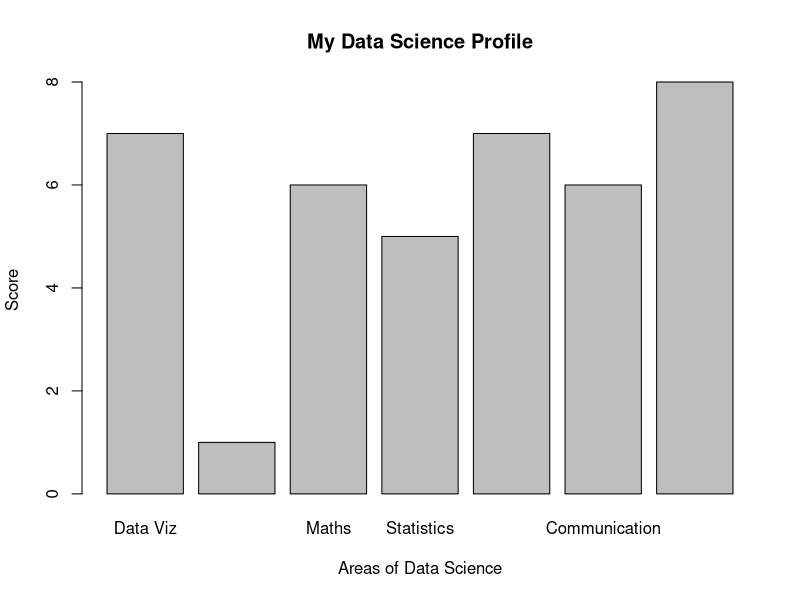

Generate this figure with R:
## ---- chunk 1
knitr::opts_chunk$set(echo = TRUE)  ##message = FALSE, warning = FALSE)
library(ggplot2)
## ---- chunk 2
dfprofile = data.frame(subject = c("Data Viz","Machine Learning","Maths","Statistics",
                                   "Comp.Science","Communication","Domain Expertise"), score = c(7,1,6,5,7,6,8))

barplot(dfprofile$score, names.arg = dfprofile$subject, xlab="Areas of Data Science", ylab="Score", main = "My Data Science Profile", )


## ---- chunk 3

